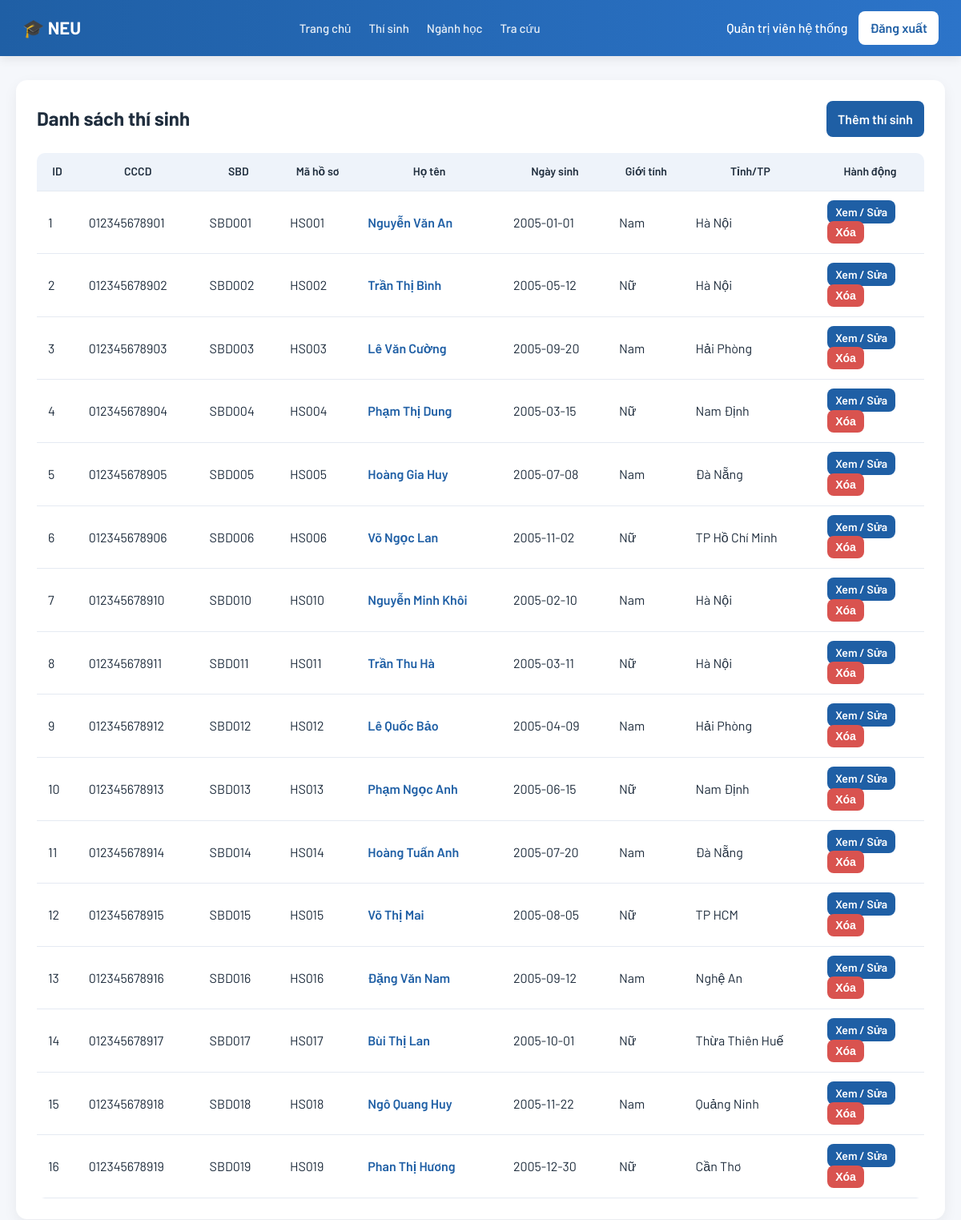
The app's page /candidates/admin (signed in) with its own data.
### tables this page shows
CREATE TABLE thi_sinh (
    id INTEGER PRIMARY KEY AUTOINCREMENT,
    cccd TEXT UNIQUE,
    sbd TEXT UNIQUE,
    ma_ho_so TEXT UNIQUE,
    ho_ten TEXT NOT NULL,
    ngay_sinh TEXT,
    gioi_tinh TEXT,
    dan_toc TEXT,
    noi_sinh TEXT,
    doi_tuong_uu_tien TEXT,
    khu_vuc_uu_tien TEXT,
    diem_cong_xet_tuyen REAL,
    tinh_tp TEXT,
    quan_huyen TEXT,
    nam_tot_nghiep INTEGER,
    hoc_luc TEXT,
    hanh_kiem TEXT,
    diem_tb_lop_12 REAL,
    ma_tinh_lop_12 TEXT,
    ma_truong_lop_12 TEXT,
    diem_toan REAL,
    diem_van REAL,
    diem_ly REAL,
    diem_ngoai_ngu REAL,
    ma_mon_ngoai_ngu TEXT,
    diem_xet_tot_nghiep REAL,
    diem_thpt REAL,
    diem_dgnl_dgtd REAL,
    diem_ccqt_thpt REAL,
    diem_sat_act REAL,
    diem_pt_khac REAL,
    diem_max_xet_tuyen REAL
);

### candidates/views.py (the view)
@candidates_bp.route("/admin")
@login_required
@role_required("admin")
def admin_candidates():
    conn = get_db_connection()
    candidates = conn.execute(
        """
        SELECT *
        FROM thi_sinh
        ORDER BY id ASC
        """
    ).fetchall()
    conn.close()
    return render_template("admin_candidates.html", candidates=candidates)

### candidates/views.py (called while the page is built)
def get_db_connection():
    conn = sqlite3.connect(DATABASE)
    conn.row_factory = sqlite3.Row
    return conn

def login_required(func):
    @wraps(func)
    def wrapper(*args, **kwargs):
        if not session.get("user_id"):
            return redirect(url_for("auth.login"))
        return func(*args, **kwargs)
    return wrapper

def role_required(role):
    def decorator(func):
        @wraps(func)
        def wrapper(*args, **kwargs):
            if session.get("role") != role:
                return "Bạn không có quyền truy cập.", 403
            return func(*args, **kwargs)
        return wrapper
    return decorator

### templates/admin_candidates.html (shortened to what this page needs)
{% extends "base.html" %}
{% block content %}
<div class="page-card">
    <div class="page-header">
        <h2>Danh sách thí sinh</h2>
        <a href="{{ url_for('candidates.add_candidate') }}" class="btn-action">Thêm thí sinh</a>
    </div>
    <table class="data-table">
        <thead>
            <tr>
                <th>ID</th>
                <th>CCCD</th>
                <th>SBD</th>
                <th>Mã hồ sơ</th>
                <th>Họ tên</th>
                <th>Ngày sinh</th>
                <th>Giới tính</th>
                <th>Tỉnh/TP</th>
                <th>Hành động</th>
            </tr>
        </thead>
        <tbody>
            {% for item in candidates %}
            <tr>
                <td>{{ item.id }}</td>
                <td>{{ item.cccd }}</td>
                <td>{{ item.sbd }}</td>
                <td>{{ item.ma_ho_so }}</td>
                <td>
                    <a href="{{ url_for('candidates.admin_candidate_detail', id=item.id) }}" class="table-link">
                        {{ item.ho_ten }}
                    </a>
                </td>
                <td>{{ item.ngay_sinh }}</td>
                <td>{{ item.gioi_tinh }}</td>
                <td>{{ item.tinh_tp }}</td>
                <td>
                    <a href="{{ url_for('candidates.admin_candidate_detail', id=item.id) }}" class="btn-small">Xem / Sửa</a>
                    <form method="POST" action="{{ url_for('candidates.delete_candidate', id=item.id) }}" class="inline-form">
                        <button type="submit" class="btn-small btn-danger" onclick="return confirm('Bạn có chắc muốn xóa?')">
                            Xóa
                        </button>
                    </form>
                </td>
            </tr>
            {% else %}
            <tr>
                <td colspan="9">Không có dữ liệu thí sinh.</td>
            </tr>
            {% endfor %}
        </tbody>
    </table>
</div>
{% endblock %}

### templates/base.html (shortened to what this page needs)
<!DOCTYPE html>
<html lang="vi">
<head>
    <link rel="stylesheet" href="/static/style.css">
</head>
<body>
<header class="navbar">
    <div class="navbar-container">
        <div class="navbar-left">
            <a href="/" class="logo">🎓 NEU</a>
        </div>
        <nav class="navbar-menu">
            {% if session.get("user_id") %}
                {% if session.get("role") == "candidate" %}
                    <a href="/">Trang chủ</a>
                    <a href="{{ url_for('search.search_candidate') }}">Tra cứu thí sinh</a>
                    <a href="{{ url_for('candidates.profile') }}">Hồ sơ thí sinh</a>
                    <a href="{{ url_for('preferences.candidate_preferences') }}">Nguyện vọng đăng ký</a>
                {% elif session.get("role") == "admin" %}
                    <a href="/">Trang chủ</a>
                    <a href="{{ url_for('candidates.admin_candidates') }}">Thí sinh</a>
                    <a href="{{ url_for('majors.admin_majors') }}">Ngành học</a>
                    <a href="{{ url_for('search.search_candidate') }}">Tra cứu</a>
                {% endif %}
            {% else %}
                <a href="/">Trang chủ</a>
            {% endif %}
        </nav>
        <div class="navbar-right">
            {% if session.get("user_id") %}
                <span class="username">{{ session.get("display_name") }}</span>
                <a href="{{ url_for('auth.logout') }}" class="btn-logout">Đăng xuất</a>
            {% else %}
                <a href="{{ url_for('auth.login') }}" class="btn-login">Đăng nhập</a>
            {% endif %}
        </div>
    </div>
</header>
<main class="container">
    {% block content %}{% endblock %}
</main>
</body>
</html>

### static/style.css (style rules this page uses)
* { margin: 0; padding: 0; box-sizing: border-box; }
body { font-family: 'Barlow', sans-serif; background: #f5f7fb; color: #1f2d3d; line-height: 1.6; }
.navbar { background: linear-gradient(90deg, #1f5fa5, #2c74c9); padding: 14px 28px; box-shadow: 0 4px 12px rgba(0,0,0,0.08); }
.navbar-container { max-width: 1280px; margin: 0 auto; display: flex; align-items: center; justify-content: space-between; }
.logo { font-size: 22px; font-weight: 700; color: white; text-decoration: none; }
.navbar-menu { display: flex; gap: 22px; margin-left: 40px; }
.navbar-menu a { color: rgba(255,255,255,0.9); text-decoration: none; font-weight: 500; font-size: 15px; transition: all 0.2s ease; }
.navbar-right { display: flex; align-items: center; gap: 14px; }
.username { color: #fff; font-weight: 500; }
.btn-login, .btn-logout { background: #fff; color: #1f5fa5; padding: 8px 14px; border-radius: 8px; font-weight: 600; text-decoration: none; transition: 0.2s; }
.container { max-width: 1280px; margin: 30px auto; padding: 0 20px; }
.page-card { background: #fff; border-radius: 14px; padding: 26px; box-shadow: 0 6px 18px rgba(0,0,0,0.06); }
.page-header { display: flex; justify-content: space-between; align-items: center; margin-bottom: 20px; }
.btn-submit, .btn-action, .btn-small { border: none; cursor: pointer; font-weight: 600; border-radius: 8px; transition: all 0.2s ease; }
.btn-action { padding: 10px 14px; background: #1f5fa5; color: #fff; text-decoration: none; }
.btn-small { padding: 6px 10px; font-size: 14px; background: #1f5fa5; color: #fff; text-decoration: none; }
.btn-danger { background: #d9534f; }
.data-table { width: 100%; border-collapse: collapse; margin-top: 20px; border-radius: 10px; overflow: hidden; }
.data-table th { background: #eef3fa; font-weight: 600; font-size: 14px; }
.data-table th, .data-table td { padding: 12px 14px; border-bottom: 1px solid #e5eaf2; }
.table-link { color: #1f5fa5; font-weight: 600; text-decoration: none; }

### records on screen
thi_sinh: id "1", cccd "012345678901", sbd "SBD001", ma_ho_so "HS001", ho_ten "Nguyễn Văn An", ngay_sinh "2005-01-01", gioi_tinh "Nam", tinh_tp "Hà Nội"
thi_sinh: id "2", cccd "012345678902", sbd "SBD002", ma_ho_so "HS002", ho_ten "Trần Thị Bình", ngay_sinh "2005-05-12", gioi_tinh "Nữ", tinh_tp "Hà Nội"
thi_sinh: id "3", cccd "012345678903", sbd "SBD003", ma_ho_so "HS003", ho_ten "Lê Văn Cường", ngay_sinh "2005-09-20", gioi_tinh "Nam", tinh_tp "Hải Phòng"
thi_sinh: id "4", cccd "012345678904", sbd "SBD004", ma_ho_so "HS004", ho_ten "Phạm Thị Dung", ngay_sinh "2005-03-15", gioi_tinh "Nữ", tinh_tp "Nam Định"
thi_sinh: id "5", cccd "012345678905", sbd "SBD005", ma_ho_so "HS005", ho_ten "Hoàng Gia Huy", ngay_sinh "2005-07-08", gioi_tinh "Nam", tinh_tp "Đà Nẵng"
thi_sinh: id "6", cccd "012345678906", sbd "SBD006", ma_ho_so "HS006", ho_ten "Võ Ngọc Lan", ngay_sinh "2005-11-02", gioi_tinh "Nữ", tinh_tp "TP Hồ Chí Minh"
thi_sinh: id "7", cccd "012345678910", sbd "SBD010", ma_ho_so "HS010", ho_ten "Nguyễn Minh Khôi", ngay_sinh "2005-02-10", gioi_tinh "Nam", tinh_tp "Hà Nội"
thi_sinh: id "8", cccd "012345678911", sbd "SBD011", ma_ho_so "HS011", ho_ten "Trần Thu Hà", ngay_sinh "2005-03-11", gioi_tinh "Nữ", tinh_tp "Hà Nội"
thi_sinh: id "9", cccd "012345678912", sbd "SBD012", ma_ho_so "HS012", ho_ten "Lê Quốc Bảo", ngay_sinh "2005-04-09", gioi_tinh "Nam", tinh_tp "Hải Phòng"
thi_sinh: id "10", cccd "012345678913", sbd "SBD013", ma_ho_so "HS013", ho_ten "Phạm Ngọc Anh", ngay_sinh "2005-06-15", gioi_tinh "Nữ", tinh_tp "Nam Định"
thi_sinh: id "11", cccd "012345678914", sbd "SBD014", ma_ho_so "HS014", ho_ten "Hoàng Tuấn Anh", ngay_sinh "2005-07-20", gioi_tinh "Nam", tinh_tp "Đà Nẵng"
thi_sinh: id "12", cccd "012345678915", sbd "SBD015", ma_ho_so "HS015", ho_ten "Võ Thị Mai", ngay_sinh "2005-08-05", gioi_tinh "Nữ", tinh_tp "TP HCM"
thi_sinh: id "13", cccd "012345678916", sbd "SBD016", ma_ho_so "HS016", ho_ten "Đặng Văn Nam", ngay_sinh "2005-09-12", gioi_tinh "Nam", tinh_tp "Nghệ An"
thi_sinh: id "14", cccd "012345678917", sbd "SBD017", ma_ho_so "HS017", ho_ten "Bùi Thị Lan", ngay_sinh "2005-10-01", gioi_tinh "Nữ", tinh_tp "Thừa Thiên Huế"
thi_sinh: id "15", cccd "012345678918", sbd "SBD018", ma_ho_so "HS018", ho_ten "Ngô Quang Huy", ngay_sinh "2005-11-22", gioi_tinh "Nam", tinh_tp "Quảng Ninh"
thi_sinh: id "16", cccd "012345678919", sbd "SBD019", ma_ho_so "HS019", ho_ten "Phan Thị Hương", ngay_sinh "2005-12-30", gioi_tinh "Nữ", tinh_tp "Cần Thơ"

### other values on screen
{{ session.get("display_name") }} "Quản trị viên hệ thống"
